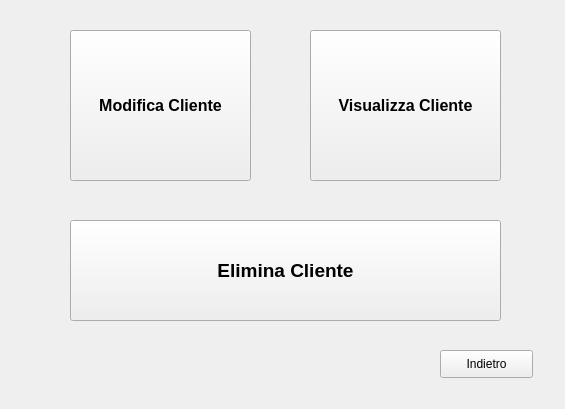
<?xml version="1.0" encoding="UTF-8"?>
<ui version="4.0">
 <class>Form</class>
 <widget class="QWidget" name="Form">
  <property name="geometry">
   <rect>
    <x>0</x>
    <y>0</y>
    <width>565</width>
    <height>409</height>
   </rect>
  </property>
  <property name="windowTitle">
   <string>Modifica Visualizza Elimina Cliente</string>
  </property>
  <widget class="QPushButton" name="pushButton">
   <property name="geometry">
    <rect>
     <x>70</x>
     <y>30</y>
     <width>181</width>
     <height>151</height>
    </rect>
   </property>
   <property name="font">
    <font>
     <pointsize>12</pointsize>
     <weight>75</weight>
     <bold>true</bold>
    </font>
   </property>
   <property name="text">
    <string>Modifica Cliente</string>
   </property>
  </widget>
  <widget class="QPushButton" name="pushButton_2">
   <property name="geometry">
    <rect>
     <x>310</x>
     <y>30</y>
     <width>191</width>
     <height>151</height>
    </rect>
   </property>
   <property name="font">
    <font>
     <pointsize>12</pointsize>
     <weight>75</weight>
     <bold>true</bold>
    </font>
   </property>
   <property name="text">
    <string>Visualizza Cliente</string>
   </property>
  </widget>
  <widget class="QPushButton" name="pushButton_3">
   <property name="geometry">
    <rect>
     <x>70</x>
     <y>220</y>
     <width>431</width>
     <height>101</height>
    </rect>
   </property>
   <property name="font">
    <font>
     <pointsize>14</pointsize>
     <weight>75</weight>
     <bold>true</bold>
    </font>
   </property>
   <property name="text">
    <string>Elimina Cliente</string>
   </property>
  </widget>
  <widget class="QPushButton" name="pushButton_4">
   <property name="geometry">
    <rect>
     <x>440</x>
     <y>350</y>
     <width>93</width>
     <height>28</height>
    </rect>
   </property>
   <property name="text">
    <string>Indietro</string>
   </property>
  </widget>
 </widget>
 <resources/>
 <connections/>
</ui>
